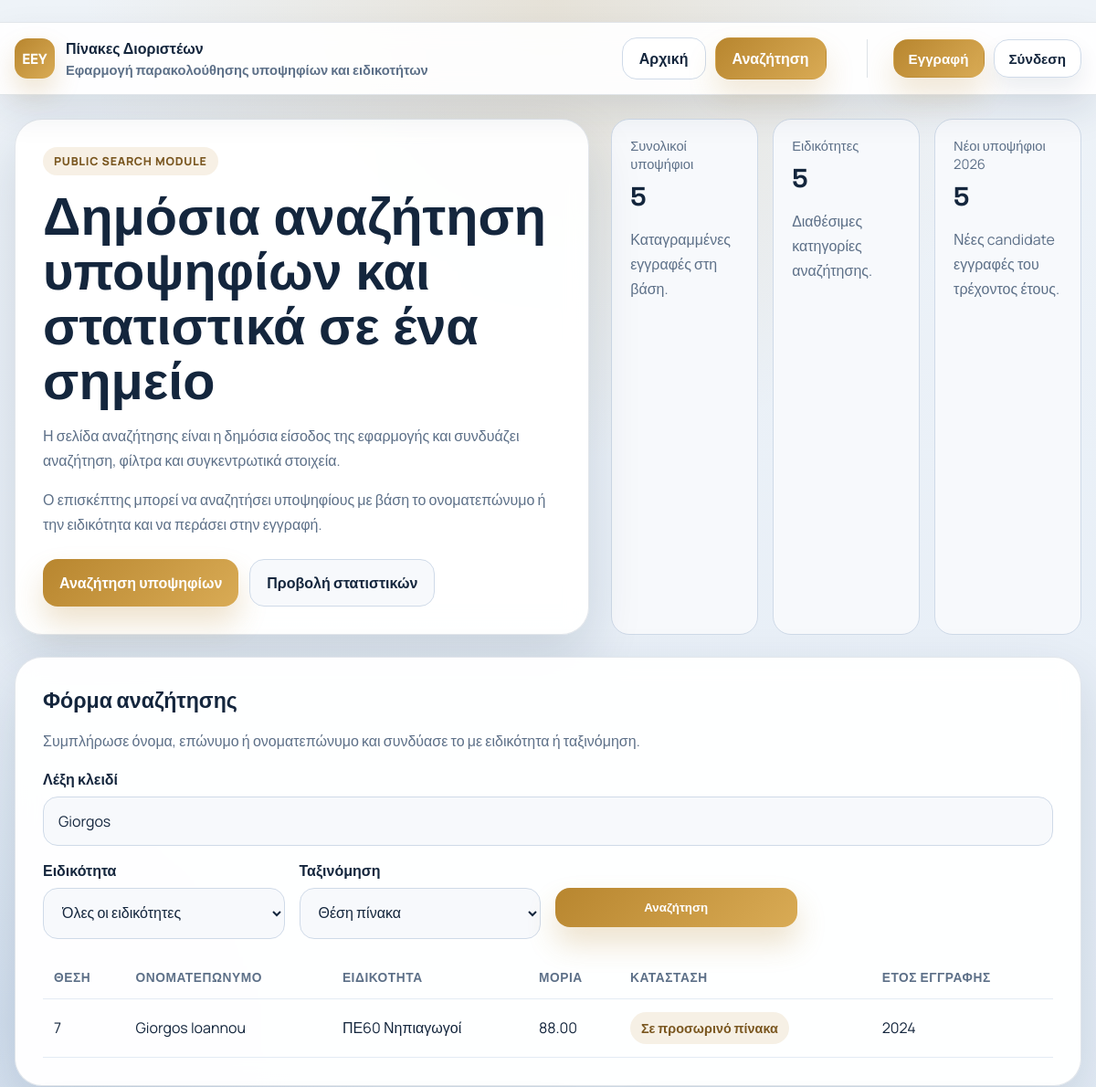
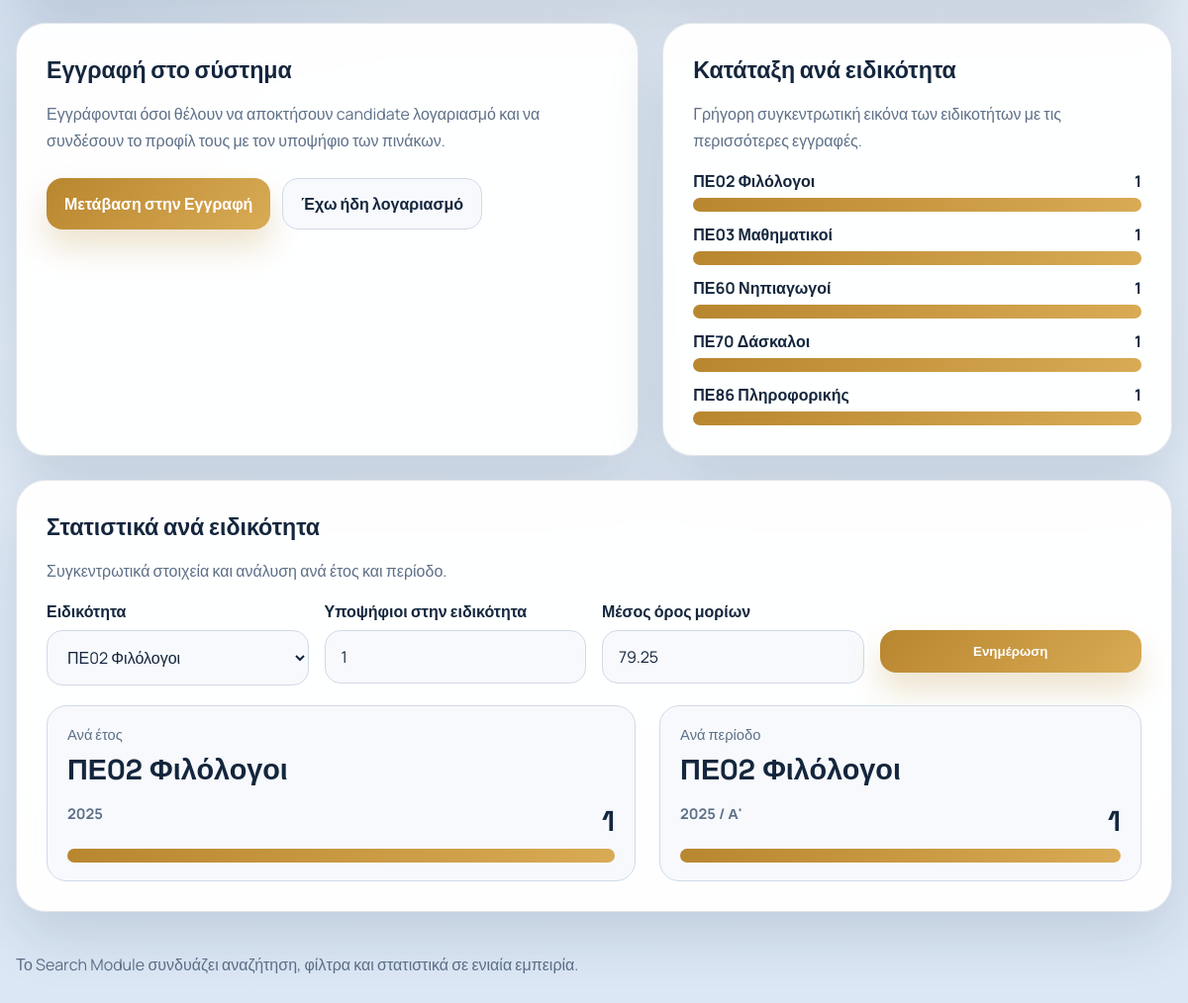
Page /Search/searchdashboard.php?name=Giorgos on the committed database (2 pictures, top to bottom).
### tables this page shows
CREATE TABLE IF NOT EXISTS candidate_profiles (
    id INT UNSIGNED AUTO_INCREMENT PRIMARY KEY,
    user_id INT UNSIGNED NOT NULL,
    father_name VARCHAR(100) DEFAULT NULL,
    mother_name VARCHAR(100) DEFAULT NULL,
    birth_date DATE DEFAULT NULL,
    specialty_id INT UNSIGNED DEFAULT NULL,
    application_status VARCHAR(255) DEFAULT NULL,
    ranking_position INT DEFAULT NULL,
    points DECIMAL(10,2) DEFAULT NULL,
    created_at TIMESTAMP NOT NULL DEFAULT CURRENT_TIMESTAMP,
    CONSTRAINT fk_candidate_profiles_user
        FOREIGN KEY (user_id) REFERENCES users(id) ON DELETE CASCADE,
    CONSTRAINT fk_candidate_profiles_specialty
        FOREIGN KEY (specialty_id) REFERENCES specialties(id) ON DELETE SET NULL
);

CREATE TABLE IF NOT EXISTS users (
    id INT UNSIGNED AUTO_INCREMENT PRIMARY KEY,
    username VARCHAR(100) NOT NULL UNIQUE,
    first_name VARCHAR(100) NOT NULL,
    last_name VARCHAR(100) NOT NULL,
    email VARCHAR(190) NOT NULL UNIQUE,
    phone VARCHAR(30) DEFAULT NULL,
    password_hash VARCHAR(255) NOT NULL,
    role ENUM('admin', 'candidate') NOT NULL DEFAULT 'candidate',
    created_at TIMESTAMP NOT NULL DEFAULT CURRENT_TIMESTAMP
);

CREATE TABLE IF NOT EXISTS specialties (
    id INT UNSIGNED AUTO_INCREMENT PRIMARY KEY,
    title VARCHAR(150) NOT NULL,
    description TEXT DEFAULT NULL,
    created_at TIMESTAMP NOT NULL DEFAULT CURRENT_TIMESTAMP
);

### Search/searchdashboard.php (the view, shortened to what the rows shown need)
<?php
require_once __DIR__ . '/../includes/db.php';
require_once __DIR__ . '/../includes/functions.php';
function search_text(?string $value, string $fallback = '-'): string
{
    $text = trim((string) $value);
    return $text !== '' ? $text : $fallback;
}
$specialties = [];
$specialtiesResult = $conn->query('SELECT id, title FROM specialties ORDER BY title ASC');
if ($specialtiesResult) {
    while ($row = $specialtiesResult->fetch_assoc()) {
        $specialties[] = $row;
    }
}
$searchName = trim($_GET['name'] ?? '');
$searchOrder = $_GET['order'] ?? 'rank_asc';
$searchResults = [];
$searchSql = "SELECT u.first_name, u.last_name, s.title AS specialty_title, cp.application_status, cp.ranking_position, cp.points, cp.created_at FROM candidate_profiles cp INNER JOIN users u ON u.id = cp.user_id LEFT JOIN specialties s ON s.id = cp.specialty_id WHERE 1 = 1";
$searchTypes = '';
$searchParams = [];
if ($searchName !== '') {
    $searchSql .= " AND (u.first_name LIKE ? OR u.last_name LIKE ? OR CONCAT(u.first_name, ' ', u.last_name) LIKE ? OR CONCAT(u.last_name, ' ', u.first_name) LIKE ?)";
    $searchTypes .= 'ssss';
    $term = '%' . $searchName . '%';
    $searchParams = [$term, $term, $term, $term];
}
switch ($searchOrder) {
    default: $searchSql .= ' ORDER BY cp.ranking_position IS NULL, cp.ranking_position ASC, u.last_name ASC';
}
$searchSql .= ' LIMIT 30';
$searchStmt = $conn->prepare($searchSql);
if ($searchStmt) {
    if ($searchParams !== []) {
        $searchStmt->bind_param($searchTypes, ...$searchParams);
    }
    $searchStmt->execute();
    $result = $searchStmt->get_result();
    if ($result) {
        while ($row = $result->fetch_assoc()) {
            $searchResults[] = $row;
        }
    }
}
$statsSpecialtyId = (int) ($_GET['stats_specialty_id'] ?? ($specialties[0]['id'] ?? 0));
$yearlyRows = [];
$periodRows = [];
$maxYearlyCount = 0;
$maxPeriodCount = 0;
if ($statsSpecialtyId > 0) {
    $stmt = $conn->prepare('SELECT YEAR(created_at) AS report_year, COUNT(*) AS candidate_count FROM candidate_profiles WHERE specialty_id = ? GROUP BY YEAR(created_at) ORDER BY report_year ASC');
    if ($stmt) {
        $stmt->bind_param('i', $statsSpecialtyId);
        $stmt->execute();
        $r = $stmt->get_result();
        if ($r) {
            while ($row = $r->fetch_assoc()) { $yearlyRows[] = $row; $maxYearlyCount = max($maxYearlyCount, (int) $row['candidate_count']); }
        }
    }
    $stmt = $conn->prepare('SELECT YEAR(created_at) AS period_year, CASE WHEN MONTH(created_at) BETWEEN 1 AND 6 THEN "A" ELSE "B" END AS semester_code, COUNT(*) AS candidate_count FROM candidate_profiles WHERE specialty_id = ? GROUP BY YEAR(created_at), CASE WHEN MONTH(created_at) BETWEEN 1 AND 6 THEN "A" ELSE "B" END ORDER BY period_year ASC, semester_code ASC');
    if ($stmt) {
        $stmt->bind_param('i', $statsSpecialtyId);
        $stmt->execute();
        $r = $stmt->get_result();
        if ($r) {
            while ($row = $r->fetch_assoc()) { $periodRows[] = $row; $maxPeriodCount = max($maxPeriodCount, (int) $row['candidate_count']); }
        }
    }
}
?>
<!DOCTYPE html>
<html lang="el">
<head>
</head>
<body>
<div class="shell">
<main class="page">
<section class="hero"><article class="card"><h1>&#916;&#951;&#956;&#972;&#963;&#953;&#945; &#945;&#957;&#945;&#950;&#942;&#964;&#951;&#963;&#951; &#965;&#960;&#959;&#968;&#951;&#966;&#943;&#969;&#957; &#954;&#945;&#953; &#963;&#964;&#945;&#964;&#953;&#963;&#964;&#953;&#954;&#940; &#963;&#949; &#941;&#957;&#945; &#963;&#951;&#956;&#949;&#943;&#959;</h1></article></section>
<section class="card" id="search-form"><h2>&#934;&#972;&#961;&#956;&#945; &#945;&#957;&#945;&#950;&#942;&#964;&#951;&#963;&#951;&#962;</h2><div class="table-wrap"><table><thead><tr><th>&#920;&#941;&#963;&#951;</th><th>&#927;&#957;&#959;&#956;&#945;&#964;&#949;&#960;&#974;&#957;&#965;&#956;&#959;</th><th>&#917;&#953;&#948;&#953;&#954;&#972;&#964;&#951;&#964;&#945;</th><th>&#924;&#972;&#961;&#953;&#945;</th><th>&#922;&#945;&#964;&#940;&#963;&#964;&#945;&#963;&#951;</th><th>&#904;&#964;&#959;&#962; &#949;&#947;&#947;&#961;&#945;&#966;&#942;&#962;</th></tr></thead><tbody><?php if ($searchResults === []): ?><tr><td colspan="6" class="empty">&#916;&#949;&#957; &#946;&#961;&#941;&#952;&#951;&#954;&#945;&#957; &#945;&#960;&#959;&#964;&#949;&#955;&#941;&#963;&#956;&#945;&#964;&#945; &#947;&#953;&#945; &#964;&#945; &#966;&#943;&#955;&#964;&#961;&#945; &#960;&#959;&#965; &#949;&#960;&#941;&#955;&#949;&#958;&#949;&#962;.</td></tr><?php else: ?><?php foreach ($searchResults as $row): ?><tr><td><?php echo $row['ranking_position'] !== null ? (int) $row['ranking_position'] : '-'; ?></td><td><?php echo h($row['first_name'] . ' ' . $row['last_name']); ?></td><td><?php echo h(search_text($row['specialty_title'] ?? null)); ?></td><td><?php echo $row['points'] !== null ? number_format((float) $row['points'], 2) : '-'; ?></td><td><span class="pill"><?php echo h(search_text($row['application_status'] ?? null)); ?></span></td><td><?php echo !empty($row['created_at']) ? h(date('Y', strtotime($row['created_at']))) : '-'; ?></td></tr><?php endforeach; ?><?php endif; ?></tbody></table></div></section>
<section class="split"><article class="card"><h2>&#917;&#947;&#947;&#961;&#945;&#966;&#942; &#963;&#964;&#959; &#963;&#973;&#963;&#964;&#951;&#956;&#945;</h2></article><article class="card"><h2>&#922;&#945;&#964;&#940;&#964;&#945;&#958;&#951; &#945;&#957;&#940; &#949;&#953;&#948;&#953;&#954;&#972;&#964;&#951;&#964;&#945;</h2></article></section>
<section class="card" id="stats"><h2>&#931;&#964;&#945;&#964;&#953;&#963;&#964;&#953;&#954;&#940; &#945;&#957;&#940; &#949;&#953;&#948;&#953;&#954;&#972;&#964;&#951;&#964;&#945;</h2><div class="split" style="margin-top:20px;"><article class="tile"><span>&#913;&#957;&#940; &#941;&#964;&#959;&#962;</span><strong><?php echo h(search_text(($specialties[array_search($statsSpecialtyId, array_column($specialties, 'id'))]['title'] ?? null), '-')); ?></strong><?php if ($yearlyRows === []): ?><p class="empty">&#916;&#949;&#957; &#965;&#960;&#940;&#961;&#967;&#959;&#965;&#957; &#945;&#954;&#972;&#956;&#951; &#949;&#947;&#947;&#961;&#945;&#966;&#941;&#962;.</p><?php else: ?><div class="bar-list"><?php foreach ($yearlyRows as $row): ?><div class="bar-row"></div><?php endforeach; ?></div><?php endif; ?></article><article class="tile"><span>&#913;&#957;&#940; &#960;&#949;&#961;&#943;&#959;&#948;&#959;</span><strong><?php echo h(search_text(($specialties[array_search($statsSpecialtyId, array_column($specialties, 'id'))]['title'] ?? null), '-')); ?></strong><?php if ($periodRows === []): ?><p class="empty">&#916;&#949;&#957; &#965;&#960;&#940;&#961;&#967;&#959;&#965;&#957; &#945;&#954;&#972;&#956;&#951; &#949;&#947;&#947;&#961;&#945;&#966;&#941;&#962;.</p><?php else: ?><div class="bar-list"><?php foreach ($periodRows as $row): ?><div class="bar-row"></div><?php endforeach; ?></div><?php endif; ?></article></div></section></main></div></body></html>

### rows in the picture
candidate_profiles: ranking_position "7", user.last_name "Giorgos Ioannou", specialty.title "ΠΕ60 Νηπιαγωγοί", points "88.00", application_status "Σε προσωρινό πίνακα", created_at "2024"
specialties: title "ΠΕ02 Φιλόλογοι"

### other values in the picture
$overview['total_candidates'] "5"
$overview['specialty_count'] "5"
$overview['new_candidates_year'] "5"
search_text($row['title']) "ΠΕ02 Φιλόλογοι"
$count "1"
search_text($row['title']) "ΠΕ03 Μαθηματικοί"
search_text($row['title']) "ΠΕ60 Νηπιαγωγοί"
search_text($row['title']) "ΠΕ70 Δάσκαλοι"
search_text($row['title']) "ΠΕ86 Πληροφορικής"
$row['report_year'] "2025"
$row['period_year'] "2025"
$semesterLabel "Α'"
form field stats_specialty_id "ΠΕ02 Φιλόλογοι"
